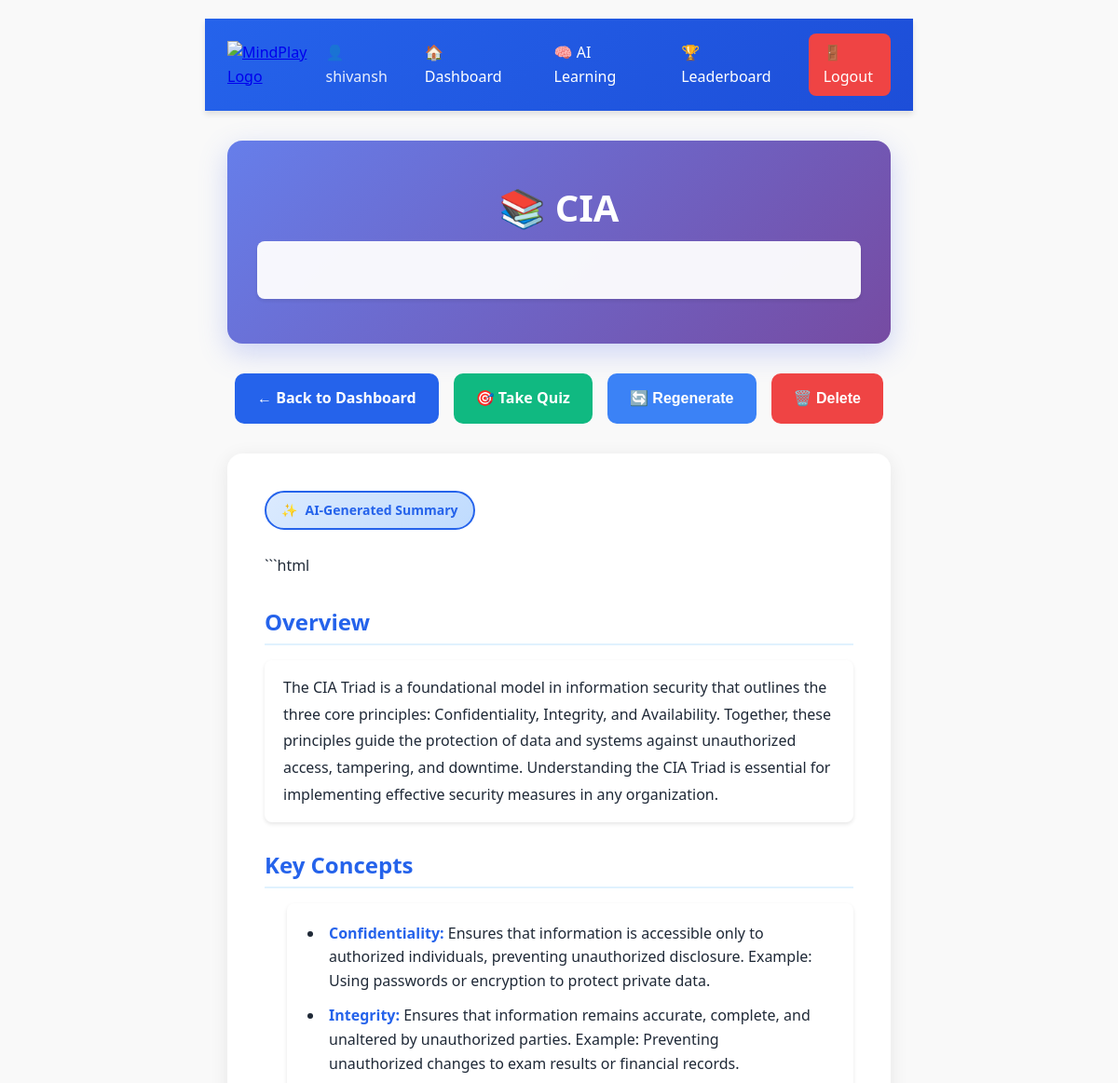
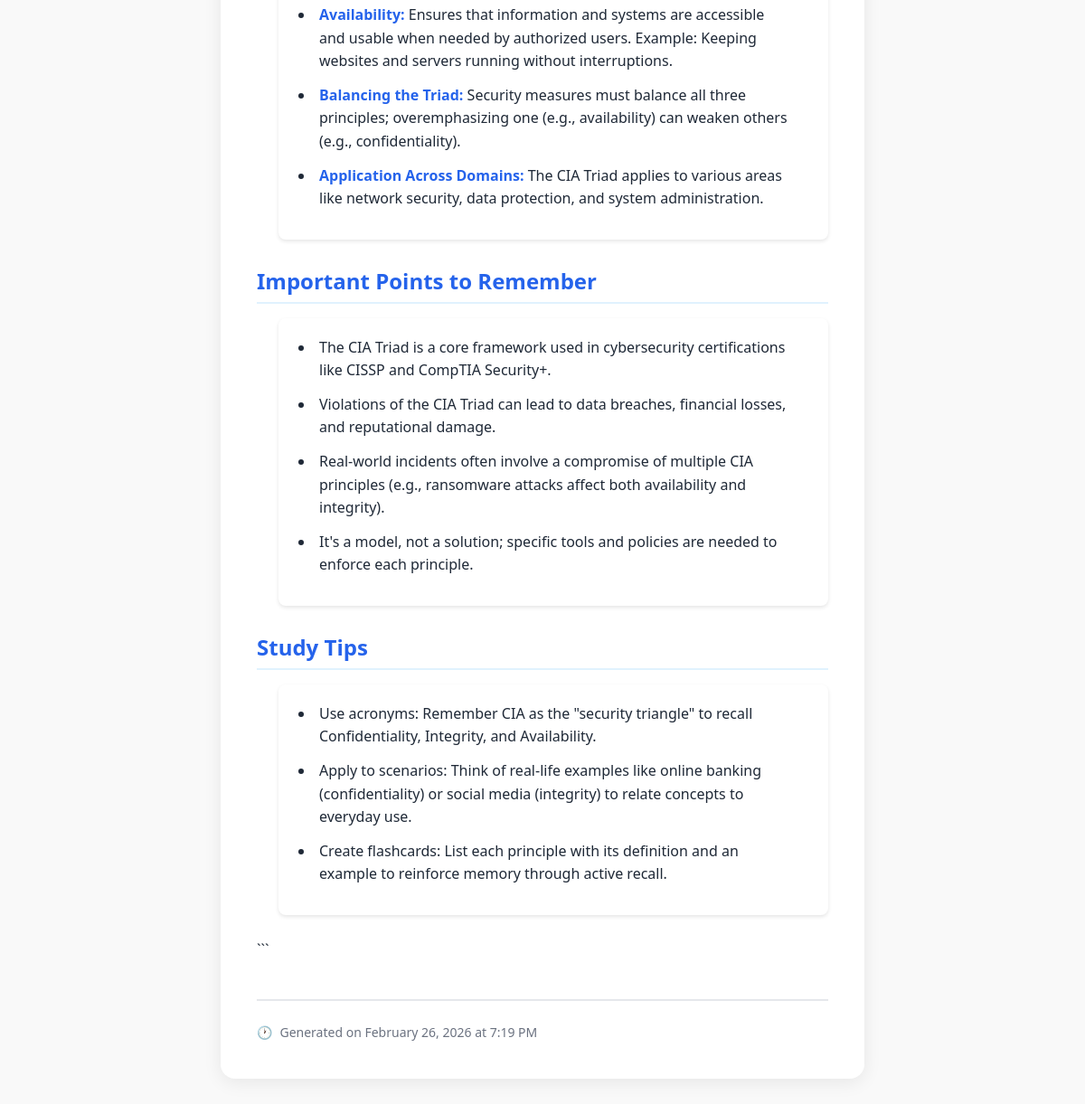
Page /topic_summary.php?syllabus_id=14 (signed in) on the committed database (2 pictures, top to bottom).
### tables this page shows
CREATE TABLE `syllabus` (
  `id` int(11) NOT NULL,
  `subject_id` int(11) DEFAULT NULL,
  `topic` varchar(150) DEFAULT NULL,
  `content` text DEFAULT NULL
);

CREATE TABLE `topic_summaries` (
  `id` int(11) NOT NULL,
  `syllabus_id` int(11) NOT NULL,
  `user_id` int(11) NOT NULL,
  `summary` text NOT NULL,
  `generated_at` datetime NOT NULL DEFAULT current_timestamp()
);

### session.php (called while the page is built, shortened)
<?php
function currentUserId() {
    return $_SESSION['user_id'] ?? null;
}

### topic_summary.php (the view, shortened to what this page needs)
<?php
require_once __DIR__ . '/../config/session.php';
require_once __DIR__ . '/../config/db.php';
$user_id = intval(currentUserId() ?? 0);
$syllabus_id = isset($_GET['syllabus_id']) ? intval($_GET['syllabus_id']) : 0;
$stmt = $conn->prepare("SELECT sy.*, s.subject_name, s.id as subject_id
                        FROM syllabus sy
                        JOIN subjects s ON sy.subject_id = s.id
                        WHERE sy.id = ?");
$stmt->bind_param("i", $syllabus_id);
$stmt->execute();
$syllabus = $stmt->get_result()->fetch_assoc();
$stmt = $conn->prepare("SELECT summary, generated_at FROM topic_summaries WHERE syllabus_id = ? AND user_id = ?");
$stmt->bind_param("ii", $syllabus_id, $user_id);
$stmt->execute();
$summary_data = $stmt->get_result()->fetch_assoc();
?>
<!DOCTYPE html>
<html lang="en">
<head>
    <link rel="stylesheet" href="../assets/css/style.css">
</head>
<body>
    <?php
    include __DIR__ . '/../includes/student_navbar.php';
    ?>
    <div class="container">
        <div class="summary-header">
            <h1>📚 <?php echo htmlspecialchars($syllabus['topic']); ?></h1>
            <p><?php echo htmlspecialchars($syllabus['subject_name']); ?></p>
        </div>
        <div class="action-bar">
            <a href="dashboard.php" class="btn btn-primary">
                ← Back to Dashboard
            </a>
            <a href="quiz.php?subject_id=<?php echo $syllabus['subject_id']; ?>&syllabus_id=<?php echo $syllabus_id; ?>" class="btn btn-success">
                🎯 Take Quiz
            </a>
            <?php if($summary_data): ?>
            <button onclick="regenerateSummary()" class="btn btn-info" id="regenerateBtn">
                <span id="regenerateBtnIcon">🔄</span>
                <span id="regenerateBtnText">Regenerate</span>
            </button>
            <button onclick="deleteSummary()" class="btn btn-danger" id="deleteBtn" style="background: var(--danger);">
                <span id="deleteBtnIcon">🗑️</span>
                <span id="deleteBtnText">Delete</span>
            </button>
            <?php endif; ?>
        </div>
        <div class="card summary-card">
            <div id="summaryContainer">
                <?php if($summary_data): ?>
                    <div class="summary-badge">
                        <span>✨</span>
                        <span>AI-Generated Summary</span>
                    </div>
                    <div class="summary-content">
                        <?php echo $summary_data['summary']; ?>
                    </div>
                    <div style="margin-top: 2.5rem; padding-top: 1.5rem; border-top: 2px solid var(--gray-light); color: var(--gray); font-size: 0.875rem; display: flex; align-items: center; gap: 0.5rem;">
                        <span>🕐</span>
                        <span>Generated on <?php echo date('F j, Y \a\t g:i A', strtotime($summary_data['generated_at'])); ?></span>
                    </div>
                <?php endif; ?>
            </div>
        </div>
    </div>
</body>
</html>

### style.css (style rules this page uses)
:root { --primary: #2563eb; --primary-dark: #1d4ed8; --secondary: #10b981; --secondary-dark: #059669; --danger: #ef4444; --danger-dark: #dc2626; --warning: #f59e0b; --info: #3b82f6; --dark: #1f2937; --light: #f3f4f6; --white: #ffffff; --gray: #6b7280; --gray-light: #e5e7eb; --shadow: 0 1px 3px rgba(0, 0, 0, 0.1); --shadow-md: 0 4px 6px rgba(0, 0, 0, 0.1); --shadow-lg: 0 10px 25px rgba(0, 0, 0, 0.15); --radius: 0.5rem; }
* { margin: 0; padding: 0; box-sizing: border-box; }
body { font-family: -apple-system, BlinkMacSystemFont, 'Segoe UI', 'Roboto', 'Oxygen', 'Ubuntu', sans-serif; background-color: var(--light); color: var(--dark); line-height: 1.6; }
h1, h2, h3, h4, h5, h6 { font-weight: 700; line-height: 1.2; margin-bottom: 1rem; }
h1 { font-size: 2.5rem; }
h3 { font-size: 1.75rem; }
.container { max-width: 1200px; margin: 0 auto; padding: 2rem 1.5rem; }
.card { background: var(--white); border-radius: var(--radius); padding: 1.5rem; box-shadow: var(--shadow); margin-bottom: 1.5rem; }
.btn { display: inline-block; padding: 0.75rem 1.5rem; border-radius: var(--radius); font-weight: 600; text-decoration: none; border: none; cursor: pointer; transition: all 0.2s; text-align: center; }
.btn-primary { background: var(--primary); color: var(--white); }
.btn-success { background: var(--secondary); color: var(--white); }
.btn-danger { background: var(--danger); color: var(--white); }
.btn-info { background: var(--info); color: var(--white); }

### topic_summary.php (style rules this page uses)
.summary-content { line-height: 1.8; color: var(--dark); word-wrap: break-word; overflow-wrap: break-word; }
.summary-content h3 { color: var(--primary); margin-top: 2rem; margin-bottom: 1rem; font-size: 1.5rem; font-weight: 700; padding-bottom: 0.5rem; border-bottom: 2px solid #e0f2fe; }
.summary-content ul { margin-left: 1.5rem; margin-bottom: 1.5rem; }
.summary-content li { margin-bottom: 0.75rem; line-height: 1.6; }
.summary-content p { margin-bottom: 1.25rem; line-height: 1.8; }
.summary-content strong { color: var(--primary); font-weight: 600; }
.summary-header { background: linear-gradient(135deg, #667eea 0%, #764ba2 100%); color: white; padding: 3rem 2rem; border-radius: 16px; margin-bottom: 2rem; box-shadow: 0 10px 30px rgba(102, 126, 234, 0.3); text-align: center; }
.summary-header h1 { font-size: 2.5rem; margin-bottom: 0.75rem; color: white; }
.summary-header p { font-size: 1.25rem; opacity: 0.95; }
.action-bar { display: flex; gap: 1rem; margin-bottom: 2rem; flex-wrap: wrap; justify-content: center; }
.action-bar .btn { padding: 0.875rem 1.5rem; font-size: 1rem; font-weight: 600; border-radius: 10px; }
.summary-card { animation: slideIn 0.6s ease-out; background: white; border-radius: 16px; padding: 2.5rem; box-shadow: 0 4px 20px rgba(0, 0, 0, 0.08); overflow: hidden; word-wrap: break-word; position: relative; }
.summary-badge { display: inline-flex; align-items: center; gap: 0.5rem; padding: 0.5rem 1rem; background: linear-gradient(135deg, #dbeafe 0%, #bfdbfe 100%); border: 2px solid var(--primary); border-radius: 9999px; color: var(--primary); font-weight: 600; font-size: 0.875rem; margin-bottom: 1.5rem; }

### rows in the picture
syllabus: topic "CIA"
topic_summaries: summary "```html Overview The CIA Triad is a foundational model in information security that outlines the three core principles: Confidentiality, Integrity, and Availability. Together, these principles guide the protection of data and systems against unauthorized access, tampering, and downtime. Understanding the CIA Triad is essential for implementing effective security measures in any organization. Key Concepts Confidentiality: Ensures that information is accessible only to authorized individuals, preventing unauthorized disclosure. Example: Using passwords or encryption to protect private data. Integrity: Ensures that information remains accurate, complete, and unaltered by unauthorized parties.…", generated_at "February 26, 2026 at 7:19 PM"

### other values in the picture
currentUserName() "shivansh"
